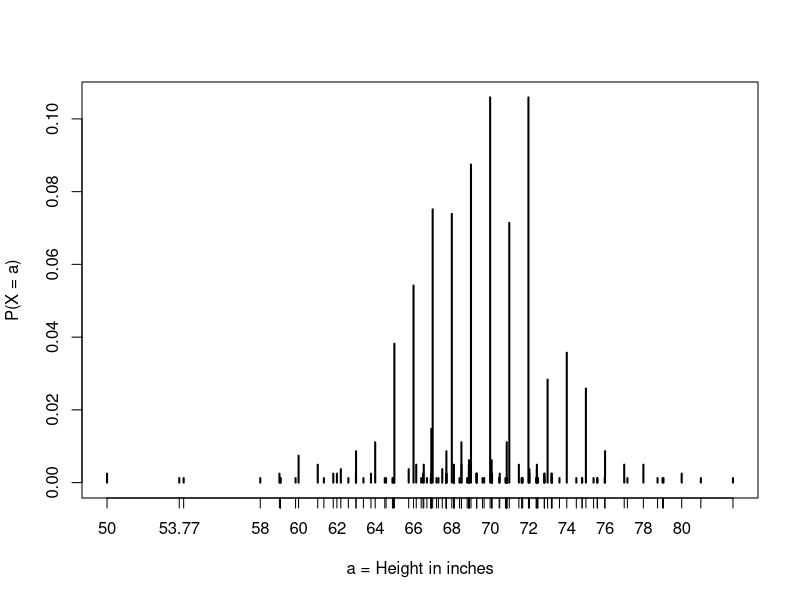
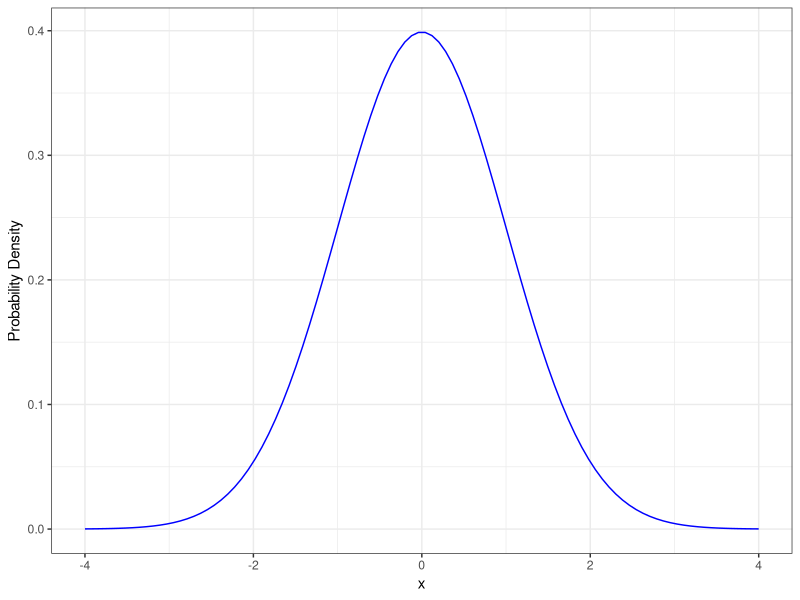

The R source for these figures, in order:
library(tidyverse)
library(dslabs)

# Continuous Probability ====

# Operates on intervals than single values
# Empirical Cumulative Distribution Function eCDF

data("heights")
head(heights)

male_heights <- heights %>%  
  filter(sex == "Male") %>% 
  pull(height)

f <- function(a) mean(male_heights <= a) # eCDF

# If I pick one of the male students at random, what is the chance
# that he is taller than 70 inches?

1 - f(70.5)

# The cumulative distribution function defines a probability distribution
# for picking a height at random from our vector of male heights.

# Theoretical Distribution ====

# CDF for the normal distribution

pnorm(q = 70.5, 
      mean = mean(male_heights), 
      sd = sd(male_heights), 
      lower.tail = F)

plot(prop.table(table(male_heights)), 
     xlab = "a = Height in inches", 
     ylab = "P(X = a)")

limits <- list(a = c(68.5, 67.5), 
               b = c(69.5, 68.5), 
               c = c(70.5, 69.5))

Fun_Diff <- function(i) {
  mean(male_heights <= limits[[i]][1]) - mean(male_heights <= limits[[i]][2])
}

map_dbl(.x = 1:3, .f = Fun_Diff)

Fun_Diff_2 <- function(i) {
  pnorm(limits[[i]][1], mean = mean(male_heights), sd = sd(male_heights)) - 
  pnorm(limits[[i]][2], mean = mean(male_heights), sd = sd(male_heights))
}

map_dbl(.x = 1:3, .f = Fun_Diff_2)

# 
# Probability Density ====

# For continuous distributions, the probability of a single values is not defined.

pnorm(q = 76, # CDF
      mean = mean(male_heights), 
      sd = sd(male_heights), 
      lower.tail = T)


dnorm(x = 76, # PDF
      mean = mean(male_heights), 
      sd = sd(male_heights))

# Plotting de PDF, probability density function

x <- seq(-4, 4, length = 100)
data.frame(x, f = dnorm(x)) |> 
  ggplot(mapping = aes(x = x, 
                       y = f)) +
    geom_line(col = "blue") + 
    labs(y = "Probability Density") +
    theme_bw()
